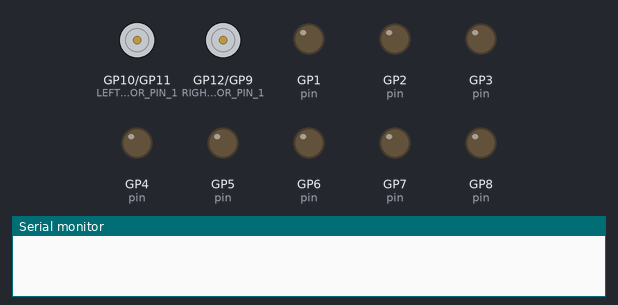
The sketch below on a simulated Raspberry Pi Pico. Parts: motor-driver pin pairs drawn as motors (green arrow = first pin HIGH = forward, orange = second pin HIGH = backward, longer = more drive), output pins drawn as LEDs (lit = HIGH), the last lines printed to the serial monitor.

Above: at 0.0 s.
At 2.1 s:
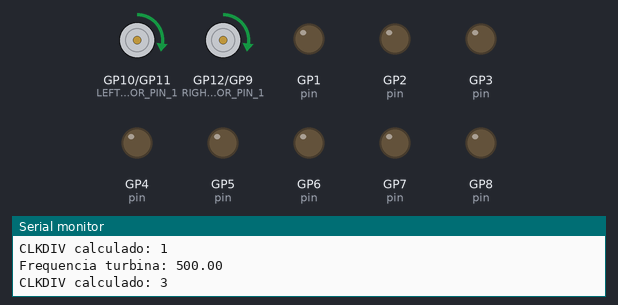
Timing chart, 0 to 3.6 s (numbered marks = the images above):
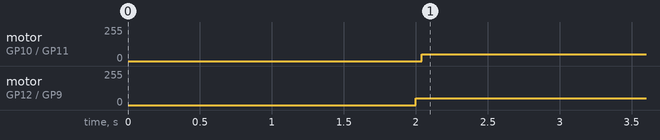

The sketch:

New_Herbie.ino
```cpp
#include "pico/stdlib.h"
#include "dualmotors.h"
#include "defines.h"
#include "hardware/gpio.h"
#include "hardware/pwm.h"

const uint pin[NUM_SENSORS] = { S1, S2, S3, S4, S5, S6, S7, S8, SENSOR_MAP, SENSOR_STOP };


void setup() {
  Serial.begin(115200);
  sleep_ms(1000);

  float motor_frequency = 980.39f;   // Frequency for motors in Hz
  float turbine_frequency = 500.0f;  // Frequency for turbine in Hz

  float resolucao_do_pwm = 65536.0f;   // PWM resolution (16 bits)
  float frequencia_do_clock = 125e6f;  // Pico clock frequency in Hz

  // Configure the PWM configuration for motors
  pwm_config config = pwm_get_default_config();
  float clkdiv_float = frequencia_do_clock / (motor_frequency * resolucao_do_pwm);
  uint16_t clkdiv = (uint16_t)clkdiv_float;
  pwm_config_set_clkdiv(&config, clkdiv);

  // Configure the PWM configuration for turbine
  pwm_config config_turbine = pwm_get_default_config();
  float clkdiv_float_turbine = frequencia_do_clock / (turbine_frequency * resolucao_do_pwm);
  uint16_t clkdiv_turbine = (uint16_t)clkdiv_float_turbine;
  pwm_config_set_clkdiv(&config_turbine, clkdiv_turbine);

  Serial.print("Frequencia motores: ");
  Serial.println(motor_frequency);
  Serial.print("CLKDIV calculado: ");
  Serial.println(clkdiv);

  Serial.print("Frequencia turbina: ");
  Serial.println(turbine_frequency);
  Serial.print("CLKDIV calculado: ");
  Serial.println(clkdiv_turbine);

  pwm_init(pwm_gpio_to_slice_num(LEFT_MOTOR_PIN_1), &config, true);
  pwm_init(pwm_gpio_to_slice_num(LEFT_MOTOR_PIN_2), &config, true);
  pwm_init(pwm_gpio_to_slice_num(RIGHT_MOTOR_PIN_1), &config, true);
  pwm_init(pwm_gpio_to_slice_num(RIGHT_MOTOR_PIN_2), &config, true);
  pwm_init(pwm_gpio_to_slice_num(TURBINE), &config_turbine, true);

  gpio_init(LEFT_MOTOR_PIN_1);
  gpio_set_function(LEFT_MOTOR_PIN_1, GPIO_FUNC_PWM);

  gpio_init(LEFT_MOTOR_PIN_2);
  gpio_set_function(LEFT_MOTOR_PIN_2, GPIO_FUNC_PWM);

  gpio_init(RIGHT_MOTOR_PIN_1);
  gpio_set_function(RIGHT_MOTOR_PIN_1, GPIO_FUNC_PWM);

  gpio_init(RIGHT_MOTOR_PIN_2);
  gpio_set_function(RIGHT_MOTOR_PIN_2, GPIO_FUNC_PWM);

  gpio_init(TURBINE);
  gpio_set_function(TURBINE, GPIO_FUNC_PWM);

  for (int i = 0; i < NUM_SENSORS; i++) {
    gpio_init(pin[i]);
    gpio_set_dir(pin[i], GPIO_IN);
  }

  sleep_ms(1000);
}

void loop() {
  //run();
  readSensors();
  motors(20, 20);
}
```

defines.h
```cpp
#ifndef DEFINES_H
#define DEFINES_H

//<!----------------------Values to set motors speed-------------------------!>
#define maxSpeed 255
#define stop 0
#define brake -60
//<!--------------------------------------------------------------------------!>

//<!----------------------Values to set turbine speed-------------------------!>
#define maxBuoyancy 100
#define minBuoyancy 10
//<!--------------------------------------------------------------------------!>

//<!-------------------------Define ESC pin-----------------------------------!>
#define TURBINE 2
//<!--------------------------------------------------------------------------!>

//<!------------------------Define sonsors pins-------------------------------!>
#define NUM_SENSORS 10
#define THRESHOLD 5000
#define MAX_SENSOR_READING 1023

#define S1 1
#define S2 2
#define S3 3
#define S4 4
#define S5 5
#define S6 6
#define S7 7
#define S8 8
#define SENSOR_MAP 9
#define SENSOR_STOP 10

//<!--------------------------------------------------------------------------!>

//<!-------------------------Define motors pins-------------------------------!>
#define LEFT_MOTOR_PIN_1  10
#define LEFT_MOTOR_PIN_2  11
#define RIGHT_MOTOR_PIN_1 12
#define RIGHT_MOTOR_PIN_2 9
//<!---------------------------------------------------------------------------!>


#endif // DEFINES_H
```

dualmotors.h
```cpp
/*

    dualMotors.h

    Autor: Eng. Willian Mikhael da Cunha
    Agosto de 2023
    www.linkedin.com/in/willianmikhael

*/


#ifndef DUALMOTORS_H
#define DUALMOTORS_H

#include "defines.h"
#include "hardware/pwm.h"

void motors(int left, int right) {

  uint16_t left_pwm = (uint16_t)(left * 655.35);
  uint16_t right_pwm = (uint16_t)(right * 655.35);


  if (left_pwm >= 0) {
    pwm_set_gpio_level(LEFT_MOTOR_PIN_1, left_pwm);
    gpio_put(LEFT_MOTOR_PIN_2, 0);
  } else {
    left_pwm = left_pwm * (-1);
    gpio_put(LEFT_MOTOR_PIN_1, 0);
    pwm_set_gpio_level(LEFT_MOTOR_PIN_2, left_pwm);
  }

  if (right_pwm >= 0) {
    pwm_set_gpio_level(RIGHT_MOTOR_PIN_1, right_pwm);
    gpio_put(RIGHT_MOTOR_PIN_2, 0);
  } else {
    right_pwm = right_pwm * (-1);
    gpio_put(RIGHT_MOTOR_PIN_1, 0);
    pwm_set_gpio_level(RIGHT_MOTOR_PIN_2, right_pwm);
  }
}
#endif  // DUALMOTORS_H
```

generalFunctions.ino
```cpp
bool isAccelerating = false;

int arrayMap[70];


void run(){
  processMapValue(arrayMap, 5);

}


void FuzzyPID() {

  if (!isAccelerating) {
    //PID();
  }
}

void mapping() {
  int n = 0;

  bool sensorMap = gpio_get(SENSOR_MAP) > THRESHOLD;
  bool sensorStop = gpio_get(SENSOR_STOP) > THRESHOLD;

  if (sensorMap == true && sensorStop == false) {
    arrayMap[n] = 1;
    if (n > 0) {
      arrayMap[n - 1] = 0;
    }
    n += 1;
  }
}

void processMapValue(int arrayMap[], int take) {
  if (arrayMap[take] == 1) {
    isAccelerating = true;
    turbine(minBuoyancy);
    motors(maxSpeed, maxSpeed);
  } else {
    for (int brakeTimer = 0; brakeTimer < 100; brakeTimer++) {
      turbine(maxBuoyancy);
      motors(brake, brake);
    }
    isAccelerating = false;
  }
}


void turbine(int value) {
  uint16_t throttle = (uint16_t)(value * 655.35);
  pwm_set_gpio_level(TURBINE, throttle);
}
```

turbine.ino
```cpp
void readSensors() {
  uint16_t sensor_value[NUM_SENSORS];

  for (int i = 0; i < NUM_SENSORS; i++) {
    sensor_value[i] = gpio_get(pin[i]);
  }

  uint16_t duty_cycle[NUM_SENSORS];

  // Calculate duty cycles
  for (int i = 0; i < NUM_SENSORS; i++) {
    duty_cycle[i] = calculate_duty_cycle(sensor_value[i]);
  }

  // Set PWM duty cycles
  for (int i = 0; i < NUM_SENSORS; i++) {
    pwm_set_gpio_level(pin[i], duty_cycle[i]);
  }

  bool data[NUM_SENSORS];

  // Check threshold
  for (int i = 0; i < NUM_SENSORS; i++) {
    data[i] = duty_cycle[i] > THRESHOLD;
  }
}

uint16_t calculate_duty_cycle(uint16_t sensor_value) {
  return (uint16_t)((float)sensor_value / MAX_SENSOR_READING * 65535.0f);
}
```

Measured:
- by itself, motor on GP10 (LEFT_MOTOR_PIN_1) / GP11 (LEFT_MOTOR_PIN_2), motor on GP12 (RIGHT_MOTOR_PIN_1) / GP9 (RIGHT_MOTOR_PIN_2): stopped → forward 51/255 at 2.0 s
